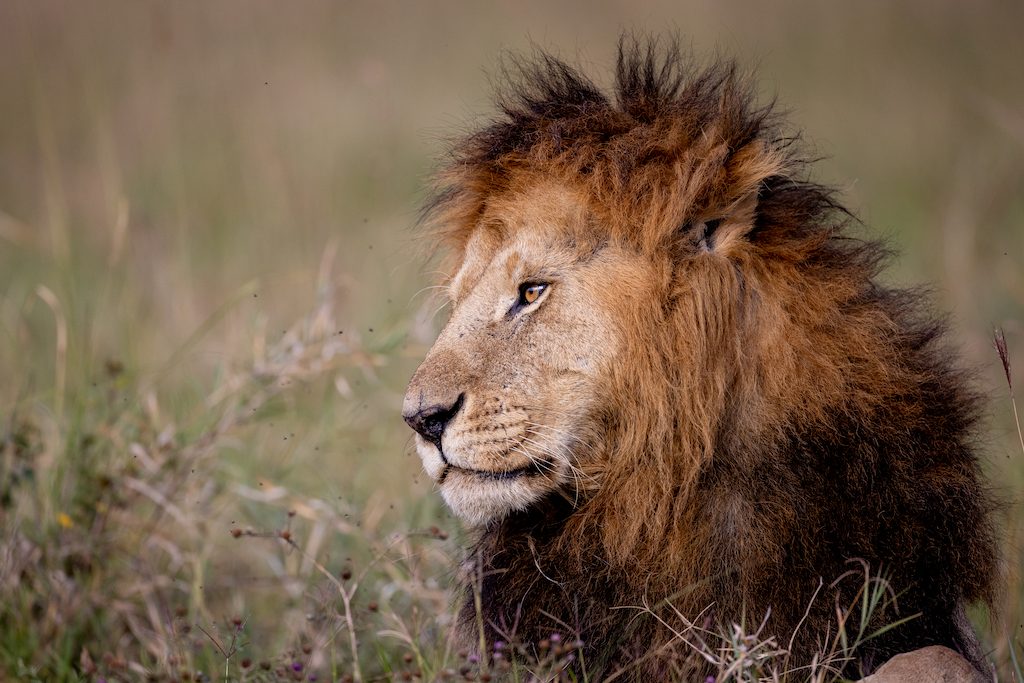
#> input picture docs/11_ans/data/lion.jpg, 1024 x 683 px
$ jupyter execute answer_application.ipynb   (shell and % lines are left out)
#> lines starting #> are read from the running program, lines starting #| are printed output that depends on the picture
# 第11回：アプリケーションの作成（演習）

学籍番号：...

氏名：...

---

## 演習1：クラスの作成
種（`species`）, 名前（`name`）, 飼育場所（`location`）, 体重（`weight`）, 年齢（`age`）のインスタンス変数を持つ `Animal` クラスを以下のコードを参考に作成せよ．

**サンプルコード**

```python
class Animal:
    def __init__(self, species, name, location):
        self.species = species
        self.name = name
        self.location = location
```

[cell 1]
# 解答例
class Animal:
    def __init__(self, species, name, location, weight, age):
        self.species = species
        self.name = name
        self.location = location
        self.weight = weight
        self.age = age

## 演習2：インスタンス化
種（`species`）, 名前（`name`）, 飼育場所（`location`）, 体重（`weight`）, 年齢（`age`）のインスタンス変数を持つ `Animal` クラスからインスタンスを作成せよ．また，以下の結果を出力するコードを作成せよ．

```
LionのHiroshimaはCage 1で飼育されています．5歳です．現在の体重は125です．
ElephantのKureはCage 2で飼育されています．10歳です．現在の体重は500です．
GiraffeのFukuyamaはCage 3で飼育されています．7歳です．現在の体重は200です．
```

ただし，変数に対応する値は以下とする．

**インスタンス変数の値**
| species  | name      | location | weight | age |
|----------|-----------|----------|--------|-----|
| Lion     | Hiroshima | Cage 1   | 125    | 5   |
| Elephant | Kure      | Cage 2   | 500    | 10  |
| Giraffe  | Fukuyama  | Cage 3   | 200    | 7   |

[cell 2]
# 解答

[cell 3]
# 解答例
zoo = [
    Animal('Lion', 'Hiroshima', 'Cage 1', 125, 5),
    Animal('Elephant', 'Kure', 'Cage 2', 500, 10),
    Animal('Giraffe', 'Fukuyama', 'Cage 3', 200, 7)]

for animal in zoo:
    print(f'{animal.species}の{animal.name}は{animal.location}で飼育されています．{animal.age}歳です．現在の体重は{animal.weight}です．')

## 演習3：インスタンスメソッド
演習2で作成したクラスを再定義して，以下の情報を出力するインスタンスメソッド `print_data` を作成せよ．

```
LionのHiroshimaはCage 1で飼育されています．5歳です．現在の体重は125です．
ElephantのKureはCage 2で飼育されています．10歳です．現在の体重は500です．
GiraffeのFukuyamaはCage 3で飼育されています．7歳です．現在の体重は200です．
```

[cell 4]
# 解答

[cell 5]
# 解答例
class Animal:
    def __init__(self, species, name, location, weight, age):
        self.species = species
        self.name = name
        self.location = location
        self.weight = weight
        self.age = age

    def print_data(self):
        print(f'{self.species}の{self.name}は{self.location}で飼育されています．{self.age}歳です．現在の体重は{self.weight}です．')

zoo = [
    Animal('Lion', 'Hiroshima', 'Cage 1', 125, 5),
    Animal('Elephant', 'Kure', 'Cage 2', 500, 10),
    Animal('Giraffe', 'Fukuyama', 'Cage 3', 200, 7)]

for animal in zoo:
    animal.print_data()

## 演習4：クラスのまとめ
演習1-3で作成したクラスをベースに **どのような機能でも良い** ので，講義資料に含まれていないあなた自身が考えた独自の機能を（好きなだけ）追加せよ．また **説明** と書かれたMarkdownセルに追加した処理の機能について説明せよ．

[cell 6]
# 解答例
class Animal:
    def __init__(self, species, name, location, weight, age):
        self.species = species
        self.name = name
        self.location = location
        self.weight = weight
        self.age = age

    def print_data(self):
        print(f'{self.species}の{self.name}は{self.location}で飼育されています．{self.age}歳です．現在の体重は{self.weight}です．')

    def get_name(self):
        return self.name

zoo = [
    Animal('Lion', 'Hiroshima', 'Cage 1', 125, 5),
    Animal('Elephant', 'Kure', 'Cage 2', 500, 10),
    Animal('Giraffe', 'Fukuyama', 'Cage 3', 200, 7)]

for animal in zoo:
    name = animal.get_name()
    print(name)

**説明**
作成したインスタンスの動物の名前を取得するインスタンスメソッドを追加した

## 発展問題：画像の表示機能の追加
継承機能を利用して，`Animal`クラスを再定義することなく，新たに `img_path` のインスタンス変数を受け取り，画像を表示可能な `AnimalImage` クラスを作成せよ．ただし，`img_path`は以下の表で定義され，画像を表示するインスタンス関数名は `plot_image`であるとする．

| species  | name      | location | weight | age | img_path          |
|----------|-----------|----------|--------|-----|-------------------|
| Lion     | Hiroshima | Cage 1   | 125    | 5   | data/lion.jpg     |
| Elephant | Kure      | Cage 2   | 500    | 10  | data/elephant.jpg |
| Giraffe  | Fukuyama  | Cage 3   | 200    | 7   | data/giraffe.jpg  |

また，画像は以下で表示できるとする．詳細は講義資料を参考にされたい．

```python
img = Image.open(img_path)
plt.figure()
plt.title(name)
plt.imshow(img)
```

前述の演習と講義資料のサンプルコードをベースに作成すると良い．もし難しければ以下のサンプルコードをベースに作成されたい．
```python
import os
from PIL import Image
import matplotlib.pyplot as plt
%matplotlib inline

class AnimalImage(Animal):
    def __init__(self, species, name, location, weight, age, img_path):
        self.img_path = img_path
        super().__init__(species, name, location, weight, age)

    def plot_image(self):
        pass

        ### 何もしない処理であるpassを削除し，以下に画像を表示するインスタンス関数を定義せよ

        ###

zoo = [
    AnimalImage('Lion', 'Hiroshima', 'Cage 1', 125, 5, 'data/lion.jpg'),
    AnimalImage('Elephant', 'Kure', 'Cage 2', 500, 10, 'data/elephant.jpg'),
    AnimalImage('Giraffe', 'Fukuyama', 'Cage 3', 200, 7, 'data/giraffe.jpg')]

for animal in zoo:
    animal.plot_image()
```

講義資料にもあるように発展問題を解くためにまずはじめに画像をダウンロードしてください．

[cell 7]
# !mkdir data
# !wget -P data https://raw.githubusercontent.com/ground-zero-programming/zero-pro2022-public/main/docs/11/data/elephant.jpg
# !wget -P data https://raw.githubusercontent.com/ground-zero-programming/zero-pro2022-public/main/docs/11/data/giraffe.jpg
# !wget -P data https://raw.githubusercontent.com/ground-zero-programming/zero-pro2022-public/main/docs/11/data/lion.jpg

[cell 8]
# 解答例
import os
from PIL import Image
import matplotlib.pyplot as plt

class AnimalImage(Animal):
    def __init__(self, species, name, location, weight, age, img_path):
        self.img_path = img_path
        super().__init__(species, name, location, weight, age)

    def plot_image(self):
        img = Image.open(self.img_path)
#> img is the input picture: PIL image 1024x683 RGBA; mean R, G, B, A 116.4, 94.7, 74.5, 255
        plt.figure()
        plt.title(self.name)
        plt.imshow(img)

zoo = [
    AnimalImage('Lion', 'Hiroshima', 'Cage 1', 125, 5, 'data/lion.jpg'),
    AnimalImage('Elephant', 'Kure', 'Cage 2', 500, 10, 'data/elephant.jpg'),
    AnimalImage('Giraffe', 'Fukuyama', 'Cage 3', 200, 7, 'data/giraffe.jpg')]

for animal in zoo:
    animal.plot_image()
#> pass 2 of the loop `for animal in zoo:`:
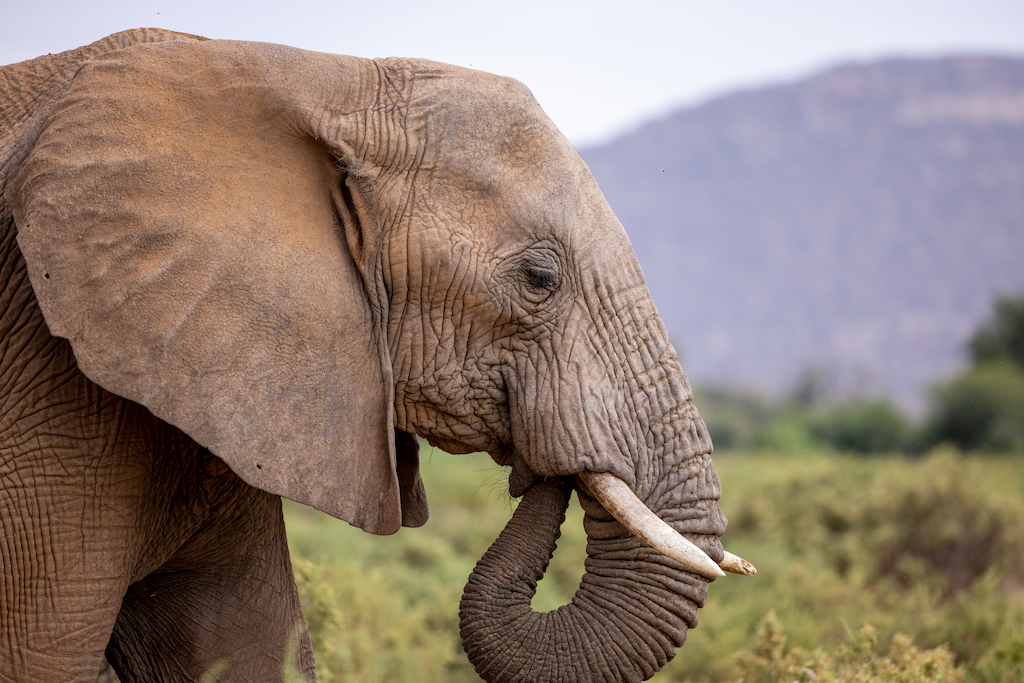
#> input picture docs/11_ans/data/elephant.jpg, 1024 x 683 px
#> in plot_image, img is the input picture: PIL image 1024x683 RGB; mean R, G, B 144.1, 127.3, 116.2
#> pass 3 of the loop `for animal in zoo:`:
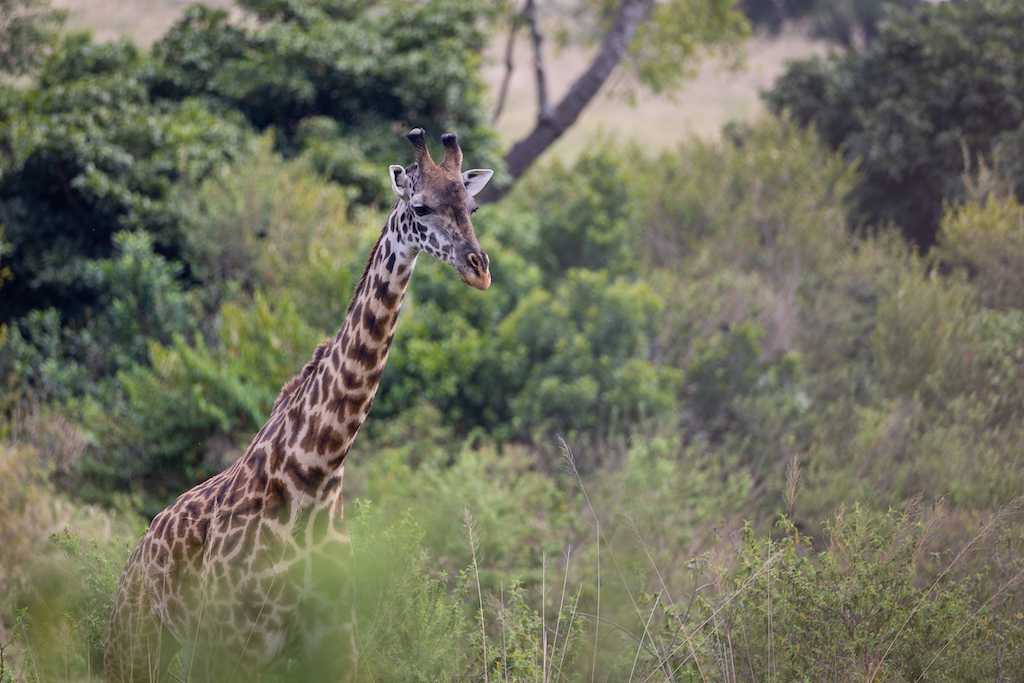
#> input picture docs/11_ans/data/giraffe.jpg, 1024 x 683 px
#> in plot_image, img is the input picture: PIL image 1024x683 RGB; mean R, G, B 111.6, 112.3, 92.9

## 発展問題：画像をリサイズし，保存するインスタンス関数を実装する
演習4で作成した `AnimalImage`クラスを継承し，画像をリサイズした後，保存する機能を持つ `AnimalEditor` クラスを作成せよ．ただし，画像のリサイズと保存は以下のコードを利用されたい．

**画像の保存**
```python
os.makedirs('./output', exist_ok=True) # 画像を保存するディレクトリを作成
resized_img_path = f'./output/resized_{name}.png' # 画像を保存するファイルを指定
img.save(resized_img_path) # PILを利用して画像を保存
```

**画像のリサイズ**

画像のリサイズとは画像の大きさ（解像度ともいう）を変更する処理である．以下のコードで`img`を高さと幅が $100 \times 100$のサイズに変更できる．
```python
img = img.resize((100,100))
```

前述の演習と講義資料のサンプルコードをベースに作成すると良い．もし難しければ以下のサンプルコードをベースに作成されたい．
```python
import os
from PIL import Image
import matplotlib.pyplot as plt
%matplotlib inline

class AnimalEditor(AnimalImage):
    def __init__(self, species, name, location, weight, age, img_path):
        super().__init__(species, name, location, weight, age, img_path)

    def resize_and_save_img(self):
        pass

        ### 何もしない処理であるpassを削除し，以下に画像をリサイズし保存するインスタンス関数を定義せよ

        ###

zoo = [
    AnimalEditor('Lion', 'Hiroshima', 'Cage 1', 125, 5, 'data/lion.jpg'),
    AnimalEditor('Elephant', 'Kure', 'Cage 2', 500, 10, 'data/elephant.jpg'),
    AnimalEditor('Giraffe', 'Fukuyama', 'Cage 3', 200, 7, 'data/giraffe.jpg')]

for animal in zoo:
    animal.resize_and_save_img()
```

[cell 9]
# 解答例
import os
from PIL import Image
import matplotlib.pyplot as plt

class AnimalEditor(AnimalImage):
    def __init__(self, species, name, location, weight, age, img_path):
        super().__init__(species, name, location, weight, age, img_path)

    def resize_and_save_img(self):
        img = Image.open(self.img_path)
        resized_img = img.resize((100,100))
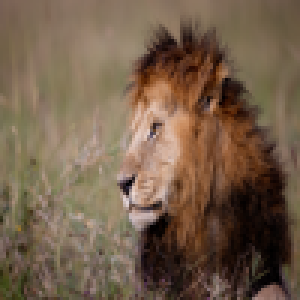
#> resized_img: PIL image 100x100 RGBA (shown 3 times larger); mean R, G, B, A 116.4, 94.7, 74.5, 255
        os.makedirs('./output', exist_ok=True)
        resized_img_path = f'./output/resized_{self.name}.png'
        resized_img.save(resized_img_path)

zoo = [
    AnimalEditor('Lion', 'Hiroshima', 'Cage 1', 125, 5, 'data/lion.jpg'),
    AnimalEditor('Elephant', 'Kure', 'Cage 2', 500, 10, 'data/elephant.jpg'),
    AnimalEditor('Giraffe', 'Fukuyama', 'Cage 3', 200, 7, 'data/giraffe.jpg')]

for animal in zoo:
    animal.resize_and_save_img()
#> pass 2 of the loop `for animal in zoo:`:
#> in resize_and_save_img (call 2), `resized_img = img.resize((100,100))`:
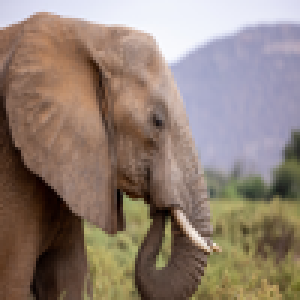
#> resized_img: PIL image 100x100 RGB (shown 3 times larger); mean R, G, B 144.1, 127.3, 116.2
#> pass 3 of the loop `for animal in zoo:`:
#> in resize_and_save_img (call 3), `resized_img = img.resize((100,100))`:
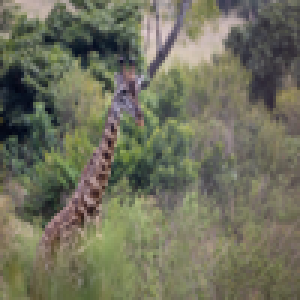
#> resized_img: PIL image 100x100 RGB (shown 3 times larger); mean R, G, B 111.6, 112.3, 92.9
